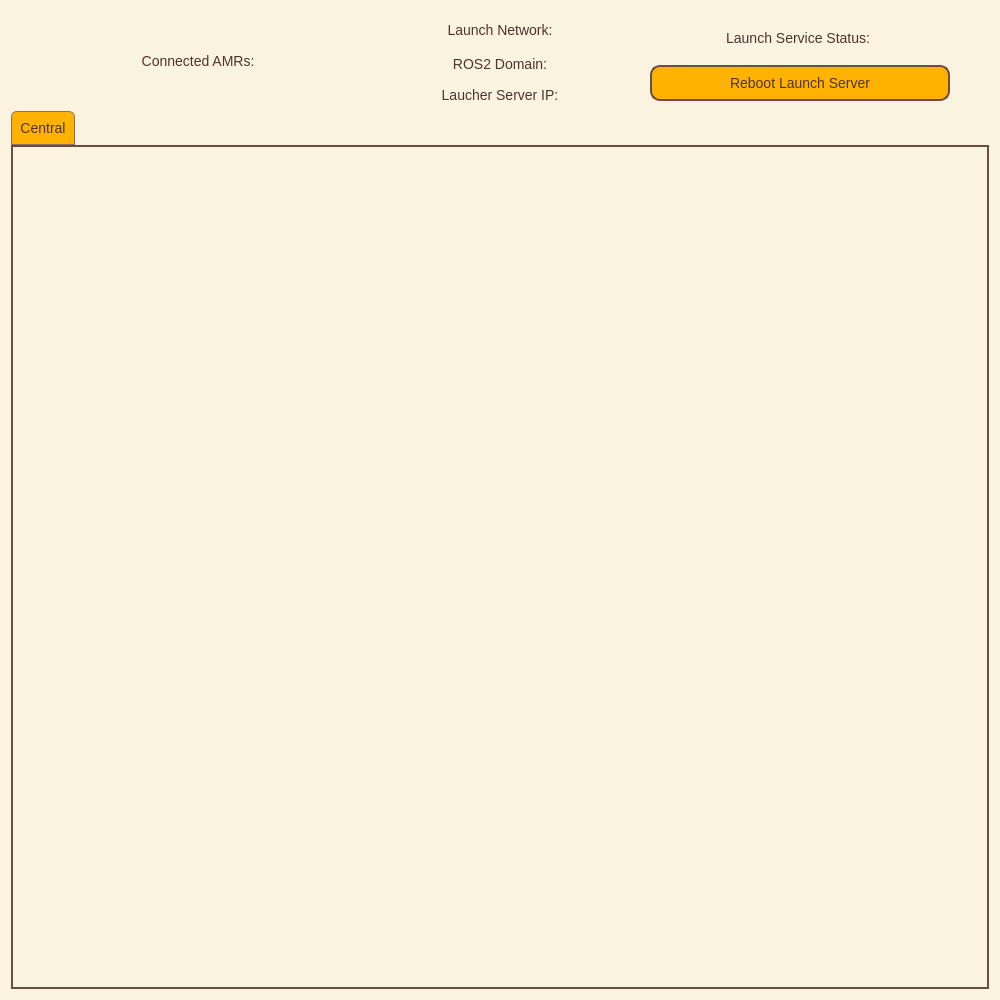
<?xml version="1.0" encoding="UTF-8"?>
<ui version="4.0">
 <class>Dialog</class>
 <widget class="QDialog" name="Dialog">
  <property name="geometry">
   <rect>
    <x>0</x>
    <y>0</y>
    <width>1000</width>
    <height>1000</height>
   </rect>
  </property>
  <property name="sizePolicy">
   <sizepolicy hsizetype="MinimumExpanding" vsizetype="MinimumExpanding">
    <horstretch>1</horstretch>
    <verstretch>1</verstretch>
   </sizepolicy>
  </property>
  <property name="windowTitle">
   <string>Dialog</string>
  </property>
  <property name="windowIcon">
   <iconset resource="resource/main_resources.qrc">
    <normaloff>:/hoover.png</normaloff>:/hoover.png</iconset>
  </property>
  <property name="autoFillBackground">
   <bool>false</bool>
  </property>
  <property name="styleSheet">
   <string notr="true">/* Base widget style */
QWidget {
    background-color: #FAF3E0; /* Warm cream */
    color: #4E342E;           /* Deep brown */
    font-family: &quot;Cooper Black&quot;, &quot;Arial Rounded MT Bold&quot;, sans-serif;
    font-size: 14px;
}

/* QPushButton */
QPushButton {
    background-color: #FFB300; /* Mustard yellow */
    border: 2px solid #6D4C41;
    border-radius: 10px;
    padding: 8px;
    color: #4E342E;
}
QPushButton:hover {
    background-color: #FFA000;
}
QPushButton:pressed {
    background-color: #F57C00;
}

/* QLineEdit */
QLineEdit {
    background-color: #FFF8DC;
    border: 2px solid #8D6E63;
    border-radius: 6px;
    padding: 4px;
    color: #4E342E;
    selection-background-color: #FFD54F;
    selection-color: #4E342E;
}

/* QLabel */
QLabel {
    color: #4E342E;
}

/* QComboBox */
QComboBox {
    background-color: #FFF8DC;
    border: 2px solid #8D6E63;
    border-radius: 6px;
    padding: 4px;
    color: #4E342E;
}
QComboBox QAbstractItemView {
    background-color: #FFF3E0;
    border: 1px solid #8D6E63;
    selection-background-color: #FFD54F;
    selection-color: #4E342E;
}

/* QCheckBox and QRadioButton */
QCheckBox, QRadioButton {
    color: #4E342E;
}
QCheckBox::indicator, QRadioButton::indicator {
    border: 2px solid #8D6E63;
    background-color: #FFF8DC;
    width: 14px;
    height: 14px;
}
QCheckBox::indicator:checked, QRadioButton::indicator:checked {
    background-color: #FF8F00;
}

/* QTextEdit */
QTextEdit {
    background-color: #A9A9A9;
    color: #00FF00; /* Bright green text */
    font-family: &quot;Courier New&quot;, Courier, monospace;
    font-size: 10pt;
    border: none;
    padding: 8px;
    selection-background-color: #005500;
    selection-color: #00FF00;
}


/* QScrollBar */
QScrollBar:vertical, QScrollBar:horizontal {
    background: #FAF3E0;
    width: 10px;
}
QScrollBar::handle:vertical, QScrollBar::handle:horizontal {
    background: #A1887F;
    border-radius: 5px;
}
QScrollBar::add-line, QScrollBar::sub-line {
    background: none;
}

/* QTabWidget */
QTabWidget::pane {
    border: 2px solid #6D4C41;
    background-color: #FAF3E0;
}
QTabBar::tab {
    background: #FFD54F;
    color: #4E342E;
    padding: 8px;
    border: 1px solid #8D6E63;
    border-top-left-radius: 6px;
    border-top-right-radius: 6px;
}
QTabBar::tab:selected {
    background: #FFB300;
}

/* QProgressBar */
QProgressBar {
    background-color: #FFF8DC;
    border: 2px solid #8D6E63;
    border-radius: 6px;
    color: #4E342E;
    text-align: center;
}
QProgressBar::chunk {
    background-color: #F57C00;
    width: 10px;
}
</string>
  </property>
  <layout class="QVBoxLayout" name="verticalLayout">
   <property name="spacing">
    <number>0</number>
   </property>
   <property name="sizeConstraint">
    <enum>QLayout::SetNoConstraint</enum>
   </property>
   <item>
    <layout class="QHBoxLayout" name="horizontalLayout_5" stretch="0">
     <item>
      <layout class="QVBoxLayout" name="verticalLayout_5" stretch="0,1">
       <item>
        <layout class="QHBoxLayout" name="horizontalLayout_2" stretch="0,1,1,1,0">
         <item>
          <spacer name="horizontalSpacer_2">
           <property name="orientation">
            <enum>Qt::Horizontal</enum>
           </property>
           <property name="sizeType">
            <enum>QSizePolicy::Expanding</enum>
           </property>
           <property name="sizeHint" stdset="0">
            <size>
             <width>40</width>
             <height>20</height>
            </size>
           </property>
          </spacer>
         </item>
         <item>
          <widget class="QLabel" name="label">
           <property name="sizePolicy">
            <sizepolicy hsizetype="Fixed" vsizetype="Preferred">
             <horstretch>1</horstretch>
             <verstretch>1</verstretch>
            </sizepolicy>
           </property>
           <property name="minimumSize">
            <size>
             <width>300</width>
             <height>100</height>
            </size>
           </property>
           <property name="text">
            <string>Connected AMRs: </string>
           </property>
           <property name="alignment">
            <set>Qt::AlignCenter</set>
           </property>
          </widget>
         </item>
         <item>
          <layout class="QVBoxLayout" name="verticalLayout_2">
           <item>
            <spacer name="verticalSpacer_5">
             <property name="orientation">
              <enum>Qt::Vertical</enum>
             </property>
             <property name="sizeHint" stdset="0">
              <size>
               <width>20</width>
               <height>1</height>
              </size>
             </property>
            </spacer>
           </item>
           <item>
            <widget class="QLabel" name="label_3">
             <property name="sizePolicy">
              <sizepolicy hsizetype="Fixed" vsizetype="Preferred">
               <horstretch>1</horstretch>
               <verstretch>1</verstretch>
              </sizepolicy>
             </property>
             <property name="minimumSize">
              <size>
               <width>300</width>
               <height>30</height>
              </size>
             </property>
             <property name="text">
              <string>Launch Network:</string>
             </property>
             <property name="alignment">
              <set>Qt::AlignCenter</set>
             </property>
            </widget>
           </item>
           <item>
            <spacer name="verticalSpacer_4">
             <property name="orientation">
              <enum>Qt::Vertical</enum>
             </property>
             <property name="sizeHint" stdset="0">
              <size>
               <width>20</width>
               <height>1</height>
              </size>
             </property>
            </spacer>
           </item>
           <item>
            <widget class="QLabel" name="label_5">
             <property name="sizePolicy">
              <sizepolicy hsizetype="Fixed" vsizetype="Preferred">
               <horstretch>0</horstretch>
               <verstretch>0</verstretch>
              </sizepolicy>
             </property>
             <property name="minimumSize">
              <size>
               <width>300</width>
               <height>30</height>
              </size>
             </property>
             <property name="text">
              <string>ROS2 Domain:</string>
             </property>
             <property name="alignment">
              <set>Qt::AlignCenter</set>
             </property>
            </widget>
           </item>
           <item>
            <spacer name="verticalSpacer_3">
             <property name="orientation">
              <enum>Qt::Vertical</enum>
             </property>
             <property name="sizeHint" stdset="0">
              <size>
               <width>20</width>
               <height>1</height>
              </size>
             </property>
            </spacer>
           </item>
           <item>
            <widget class="QLabel" name="label_4">
             <property name="sizePolicy">
              <sizepolicy hsizetype="Fixed" vsizetype="Preferred">
               <horstretch>0</horstretch>
               <verstretch>0</verstretch>
              </sizepolicy>
             </property>
             <property name="minimumSize">
              <size>
               <width>300</width>
               <height>30</height>
              </size>
             </property>
             <property name="text">
              <string>Laucher Server IP:</string>
             </property>
             <property name="alignment">
              <set>Qt::AlignCenter</set>
             </property>
            </widget>
           </item>
           <item>
            <spacer name="verticalSpacer">
             <property name="orientation">
              <enum>Qt::Vertical</enum>
             </property>
             <property name="sizeHint" stdset="0">
              <size>
               <width>20</width>
               <height>1</height>
              </size>
             </property>
            </spacer>
           </item>
          </layout>
         </item>
         <item>
          <layout class="QVBoxLayout" name="verticalLayout_6">
           <item>
            <widget class="QLabel" name="label_2">
             <property name="sizePolicy">
              <sizepolicy hsizetype="Fixed" vsizetype="Preferred">
               <horstretch>0</horstretch>
               <verstretch>1</verstretch>
              </sizepolicy>
             </property>
             <property name="minimumSize">
              <size>
               <width>300</width>
               <height>0</height>
              </size>
             </property>
             <property name="text">
              <string>Launch Service Status: </string>
             </property>
             <property name="alignment">
              <set>Qt::AlignCenter</set>
             </property>
            </widget>
           </item>
           <item>
            <widget class="QPushButton" name="rebootlaunchserverbutton">
             <property name="sizePolicy">
              <sizepolicy hsizetype="Fixed" vsizetype="Fixed">
               <horstretch>0</horstretch>
               <verstretch>0</verstretch>
              </sizepolicy>
             </property>
             <property name="minimumSize">
              <size>
               <width>300</width>
               <height>0</height>
              </size>
             </property>
             <property name="text">
              <string>Reboot Launch Server</string>
             </property>
            </widget>
           </item>
           <item>
            <spacer name="verticalSpacer_2">
             <property name="orientation">
              <enum>Qt::Vertical</enum>
             </property>
             <property name="sizeType">
              <enum>QSizePolicy::Fixed</enum>
             </property>
             <property name="sizeHint" stdset="0">
              <size>
               <width>20</width>
               <height>10</height>
              </size>
             </property>
            </spacer>
           </item>
          </layout>
         </item>
         <item>
          <spacer name="horizontalSpacer">
           <property name="orientation">
            <enum>Qt::Horizontal</enum>
           </property>
           <property name="sizeHint" stdset="0">
            <size>
             <width>40</width>
             <height>20</height>
            </size>
           </property>
          </spacer>
         </item>
        </layout>
       </item>
       <item>
        <widget class="QTabWidget" name="device_tabs">
         <property name="sizePolicy">
          <sizepolicy hsizetype="MinimumExpanding" vsizetype="MinimumExpanding">
           <horstretch>1</horstretch>
           <verstretch>1</verstretch>
          </sizepolicy>
         </property>
         <property name="minimumSize">
          <size>
           <width>900</width>
           <height>857</height>
          </size>
         </property>
         <property name="currentIndex">
          <number>0</number>
         </property>
         <widget class="QWidget" name="central_tab">
          <property name="sizePolicy">
           <sizepolicy hsizetype="MinimumExpanding" vsizetype="MinimumExpanding">
            <horstretch>1</horstretch>
            <verstretch>1</verstretch>
           </sizepolicy>
          </property>
          <property name="minimumSize">
           <size>
            <width>976</width>
            <height>831</height>
           </size>
          </property>
          <attribute name="title">
           <string>Central</string>
          </attribute>
          <layout class="QVBoxLayout" name="verticalLayout_4">
           <item>
            <layout class="QVBoxLayout" name="verticalLayout_3">
             <item>
              <widget class="QWidget" name="widget" native="true"/>
             </item>
            </layout>
           </item>
          </layout>
         </widget>
        </widget>
       </item>
      </layout>
     </item>
    </layout>
   </item>
  </layout>
 </widget>
 <resources>
  <include location="resource/main_resources.qrc"/>
 </resources>
 <connections/>
</ui>
